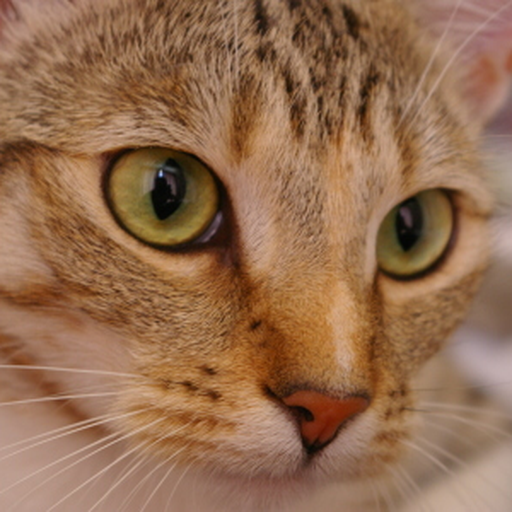
#> input picture data/cat.png, 512 x 512 px
$ python step3.py
#> lines starting #> are read from the running program, lines starting #| are printed output that depends on the picture; long printed decimals are rounded
### code/definitions.py
import os
from pathlib import Path
import numpy as np
import matplotlib.pyplot as plt
import cv2

BASE_DIR = Path(__file__).resolve().parent.parent
source_image = BASE_DIR / "data" / "cat.png"

def load_image(path = source_image):
    image_bgr = cv2.imread(str(path), cv2.IMREAD_COLOR)
#> image_bgr is the input picture: shape (512, 512, 3); mean B, G, R 79.7, 108.9, 148.2

    if image_bgr is None:
        raise FileNotFoundError("Input image not found!")
    if image_bgr.shape != (512, 512, 3):
        raise ValueError("Image must be 512x512 RGB!")
    image_rgb = cv2.cvtColor(image_bgr, cv2.COLOR_BGR2RGB)


    rgb = image_rgb.astype(np.float64) / 255.0

    return image_rgb, rgb


def rgb_to_ycbcr(rgb):
    R, G, B = rgb[..., 0], rgb[..., 1], rgb[..., 2]
    Y = 0.299 * R + 0.587 * G + 0.114 * B
    Cb = (B - Y) / 1.772 + 0.5
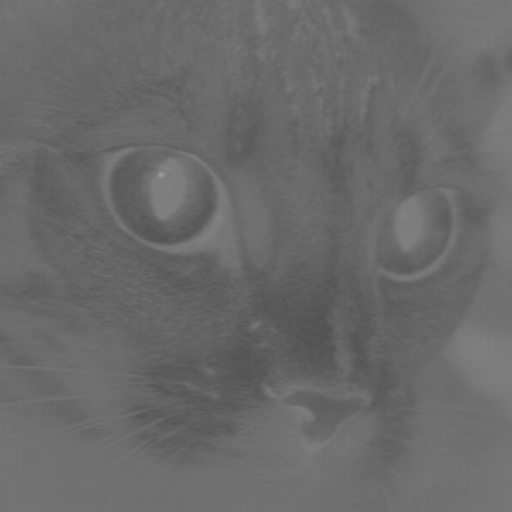
#> Cb: shape (512, 512) float64; min 0.317, max 0.608, mean 0.417
    Cr = (R - Y) / 1.402 + 0.5
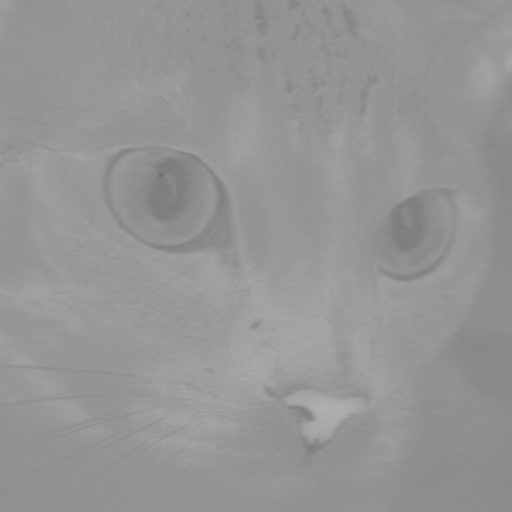
#> Cr: shape (512, 512) float64; min 0.442, max 0.692, mean 0.586
    return Y, Cb, Cr

def ycbcr_to_rgb(Y, Cb, Cr):
    R = Y + 1.402 * (Cr - 0.5)
    B = Y + 1.772 * (Cb - 0.5)
    G = (Y - 0.299 * R - 0.114 * B) / 0.587
    rgb_rec = np.stack(
    [R, G, B],
    axis=2
    )
    rgb_rec = np.clip(rgb_rec, 0.0, 1.0)
    image_rec = np.rint(rgb_rec * 255).astype(np.uint8)
    return image_rec

def calculate_psnr(a, b):
    mse = np.mean((a.astype(np.float64) - b.astype(np.float64)) ** 2)   # float64: جلوگیری از overflow
    return (np.inf if mse == 0 else 10 * np.log10(255.0 ** 2 / mse)), mse

# [10 lines left out: function save_gray_channel, not called in this run]


### code/step2.py
import cv2
import numpy as np
import matplotlib.pyplot as plt
from definitions import *
from pathlib import Path


BASE_DIR = Path(__file__).resolve().parent.parent

output_dir = BASE_DIR / "results" / "stage2"

output_dir.mkdir(parents=True, exist_ok=True) # ==> make directory if not exists


# -----------------------------------
# 3. Chroma Subsampling 4:2:0
# -----------------------------------

def chroma_subsampling(channel):

    height, width = channel.shape
#> height = 512; width = 512

    if height % 2 != 0 or width % 2 != 0:
        raise ValueError("Image dimensions must be even!")

    # Divide image into 2x2 blocks.
    blocks = channel.reshape(
        height // 2,
        2,
        width // 2,
        2
    )

    # Calculate the average of each 2x2 block.
    subsampled = blocks.mean(axis=(1, 3))

    return subsampled

def nearest_neighbor_upsampling(channel):

    upsampled = np.repeat(
        np.repeat(channel, 2, axis=0),
        2,
        axis=1
    )

    return upsampled


# [136 lines left out: function main, not called in this run]

# [3 lines that do not run on import are left out]


### code/step3.py
import cv2
import numpy as np
import matplotlib.pyplot as plt

from pathlib import Path
from step2 import chroma_subsampling, nearest_neighbor_upsampling
from definitions import (
    load_image,
    rgb_to_ycbcr,
    ycbcr_to_rgb,
    calculate_psnr,
    save_gray_channel
)

# --------
# Loading Image
# --------
BASE_DIR = Path(__file__).resolve().parent.parent

output_dir = BASE_DIR / "results" / "stage3"

output_dir.mkdir(parents=True, exist_ok=True)

image_rgb, rgb = load_image()


def zigzag_indices(size=8):

#> called with size = 8
    indices = []

    for diagonal in range(2 * size - 1):

        if diagonal % 2 == 0:

            row = min(diagonal, size - 1)

            col = diagonal - row

            while row >= 0 and col < size:

                indices.append((row, col))

                row -= 1
                col += 1

        else:

            col = min(diagonal, size - 1)

            row = diagonal - col

            while col >= 0 and row < size:

                indices.append((row, col))

                row += 1
                col -= 1

    return indices


def apply_dct(channel):

    height, width = channel.shape

    if height % 8 != 0 or width % 8 != 0:
        raise ValueError("Channel dimensions must be divisible by 8!")

    # Convert [0, 1] to [0, 255]
    channel_255 = channel * 255.0

    # JPEG Level Shift
    shifted = channel_255 - 128.0

    # Keep all values as float64
    shifted = shifted.astype(np.float64)

    # Prepare output array
    dct_result = np.zeros_like(shifted)

    # Apply DCT to each 8x8 block
    for row in range(0, height, 8):

        for col in range(0, width, 8):

            block = shifted[row:row + 8, col:col + 8]

            dct_block = cv2.dct(block)

            dct_result[row:row + 8, col:col + 8] = dct_block

    return dct_result


def keep_n_coefficients(dct_block, N, zigzag):

    if N < 1 or N > 64:
        raise ValueError("N must be between 1 and 64!")

    # Create a zero matrix
    filtered = np.zeros_like(dct_block)

    # Keep first N coefficients in Zigzag order
    for row, col in zigzag[:N]:

        filtered[row, col] = dct_block[row, col]

    return filtered

def apply_idct(dct_coefficients):

    height, width = dct_coefficients.shape

    reconstructed = np.zeros_like(dct_coefficients)

    for row in range(0, height, 8):

        for col in range(0, width, 8):

            block = dct_coefficients[
                row:row + 8,
                col:col + 8
            ]

            idct_block = cv2.idct(block)

            reconstructed[
                row:row + 8,
                col:col + 8
            ] = idct_block

    # Reverse JPEG Level Shift
    reconstructed = (reconstructed + 128.0) / 255.0

    return reconstructed

def process_channel(channel, N, zigzag):

    # Step 1: DCT
    dct_coefficients = apply_dct(channel)

    height, width = dct_coefficients.shape

    # Step 2: Keep N coefficients in each 8x8 block
    filtered = np.zeros_like(dct_coefficients)

    for row in range(0, height, 8):

        for col in range(0, width, 8):

            block = dct_coefficients[
                row:row + 8,
                col:col + 8
            ]

            filtered_block = keep_n_coefficients(
                block,
                N,
                zigzag
            )

            filtered[row:row + 8, col:col + 8] = filtered_block

    # Step 3: IDCT
    reconstructed = apply_idct(filtered)

    return reconstructed

def display_results(image_rgb, results):

    N_values = [1, 2, 4, 8, 16, 32, 64]

    fig, axes = plt.subplots(
        2, 4,
        figsize=(16, 9)
    )

    axes[0, 0].imshow(image_rgb)
    axes[0, 0].set_title("Original Image")

    for i, N in enumerate(N_values):

        row = (i + 1) // 4
        col = (i + 1) % 4

        image = results[N]["image"]

        psnr = results[N]["psnr"]

        axes[row, col].imshow(image)

        axes[row, col].set_title(
            f"N = {N}\nPSNR = {psnr:.2f} dB"
        )

    for ax in axes.flat:
        ax.axis("off")

    plt.tight_layout()

    plt.savefig(
        output_dir / "comparison.png",
        dpi=150
    )

    plt.show()

def main():


    # -----------------------------------
    # 2. RGB to YCbCr
    # -----------------------------------

    Y, Cb, Cr = rgb_to_ycbcr(rgb)


    # -----------------------------------
    # 3. Chroma Subsampling 4:2:0
    # -----------------------------------

    Cb_sub = chroma_subsampling(Cb)

    Cr_sub = chroma_subsampling(Cr)


    # -----------------------------------
    # 4. Zigzag
    # -----------------------------------

    zigzag = zigzag_indices()


    # -----------------------------------
    # 5. Different N values
    # -----------------------------------

    N_values = [1, 2, 4, 8, 16, 32, 64]

    results = {}


    for N in N_values:

        print(f"\nProcessing N = {N}")

        # DCT + Coefficient Selection + IDCT

        Y_rec = process_channel(Y, N, zigzag)

        Cb_rec = process_channel(Cb_sub, N, zigzag)

        Cr_rec = process_channel(Cr_sub, N, zigzag)


        # -----------------------------------
        # 6. Chroma Upsampling
        # -----------------------------------

        Cb_up = nearest_neighbor_upsampling(Cb_rec)

        Cr_up = nearest_neighbor_upsampling(Cr_rec)


        # -----------------------------------
        # 7. Reconstruct RGB
        # -----------------------------------

        image_rec = ycbcr_to_rgb(
            Y_rec,
            Cb_up,
            Cr_up
        )


        # -----------------------------------
        # 8. Calculate PSNR and MSE
        # -----------------------------------

        psnr, mse = calculate_psnr(
            image_rgb,
            image_rec
        )


        print(f"N = {N}")
        print(f"MSE  = {mse:.6f}")
        print(f"PSNR = {psnr:.4f} dB")


        # -----------------------------------
        # 9. Save reconstructed image
        # -----------------------------------

        filename = f"reconstructed_N{N}.png"

        cv2.imwrite(
            str(output_dir / filename),
            cv2.cvtColor(image_rec, cv2.COLOR_RGB2BGR)
        )


        results[N] = {
            "image": image_rec,
            "psnr": psnr,
            "mse": mse
        }
#> this loop made 7 passes
#> (mse, psnr) on passes 1 to 7: (149.9, 26.37), (104.6, 27.93), (54.61, 30.76), (26.82, 33.85), (9, 38.59), (2.13, 44.84), (0.928, 48.46)
#| MSE  = 149.890
#| PSNR = 26.3731 dB
#| MSE  = 104.623
#| PSNR = 27.9345 dB
#| MSE  = 54.606
#| PSNR = 30.7584 dB
#| MSE  = 26.817
#| PSNR = 33.8467 dB
#| MSE  = 9.005
#| PSNR = 38.5862 dB
#> (further printed lines are left out)
#> pass 1, in apply_dct, `shifted = channel_255 - 128.0`:
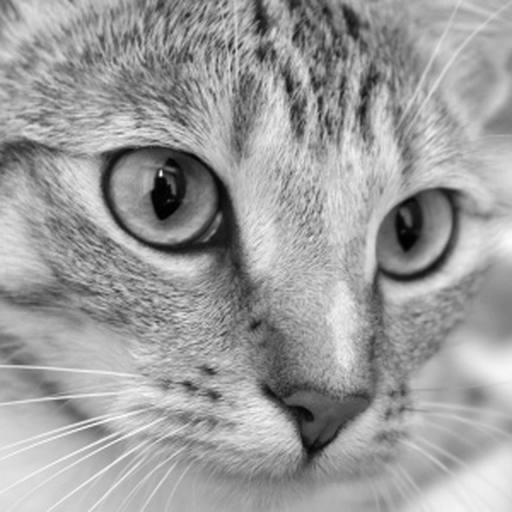
#> shifted: shape (512, 512) float64; min -124.2, max 59.46, mean -10.7; drawn with min black and max white
#> pass 1, in process_channel, `dct_coefficients = apply_dct(channel)`:
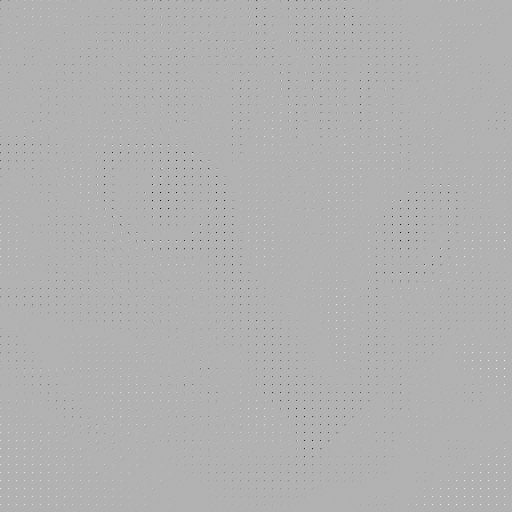
#> dct_coefficients: shape (512, 512) float64; min -975.4, max 422.1, mean -1.4; drawn with min black and max white
#> pass 1, in main, `Y_rec = process_channel(Y, N, zigzag)`:
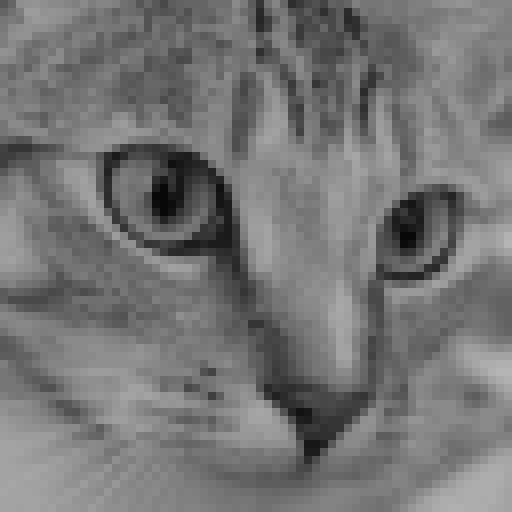
#> Y_rec: shape (512, 512) float64; min 0.0238, max 0.709, mean 0.46
#> after the loop, results = 7 items

    display_results(image_rgb, results)
#> the loop in display_results, `for i, N in enumerate(N_values): ` made 7 passes
#> psnr on passes 1 to 7: 26.37, 27.93, 30.76, 33.85, 38.59, 44.84, 48.46
#> pass 1, in display_results, `image = results[N]["image"]`:
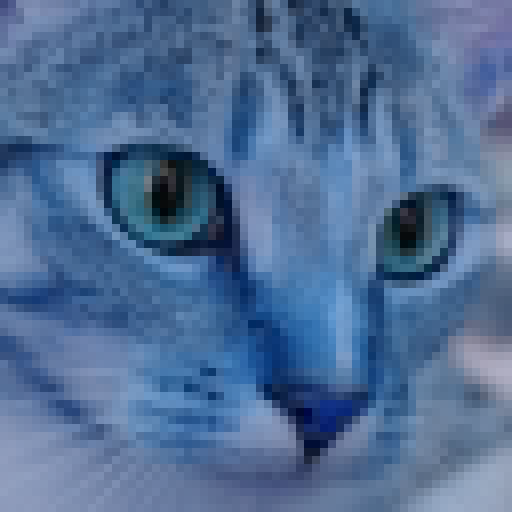
#> image: shape (512, 512, 3); mean of channels 0, 1, 2 148.2, 108.9, 79.7; drawn as B, G, R
#> in display_results, `plt.savefig( output_dir / "comparison.png", dpi=150 )`:
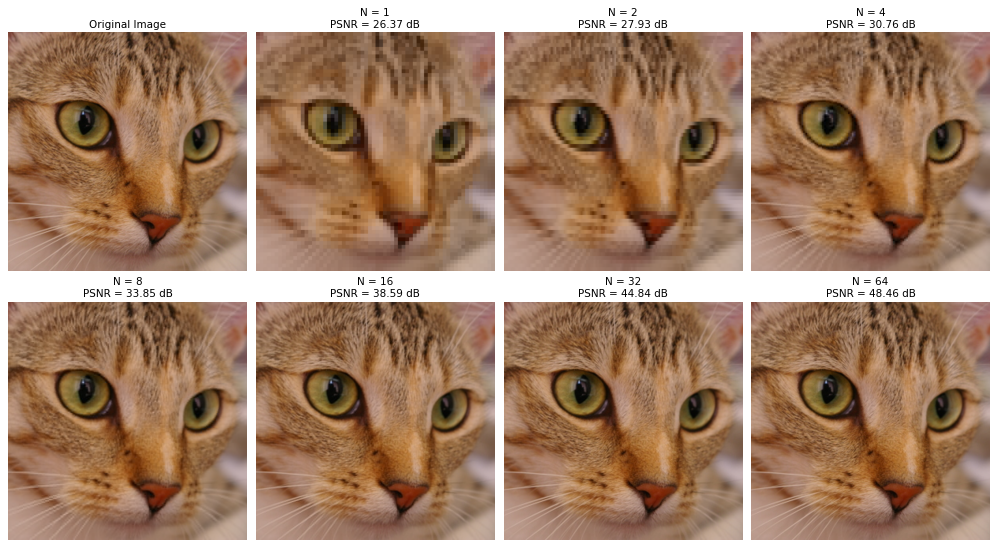
#> figure drawn by matplotlib, 8 panels


    # -----------------------------------
    # 10. Theoretical Data Size
    # -----------------------------------

    total_blocks = 4096 + 1024 + 1024

    print("\nTheoretical Data Size")

    for N in N_values:

        total_coefficients = total_blocks * N

        size_bytes = total_coefficients * 4

        size_kb = size_bytes / 1024

        print(
            f"N={N:2d} | "
            f"Coefficients={total_coefficients:7d} | "
            f"Size={size_bytes:9d} Bytes | "
            f"{size_kb:7.2f} KB"
        )


if __name__ == "__main__":
    main()
